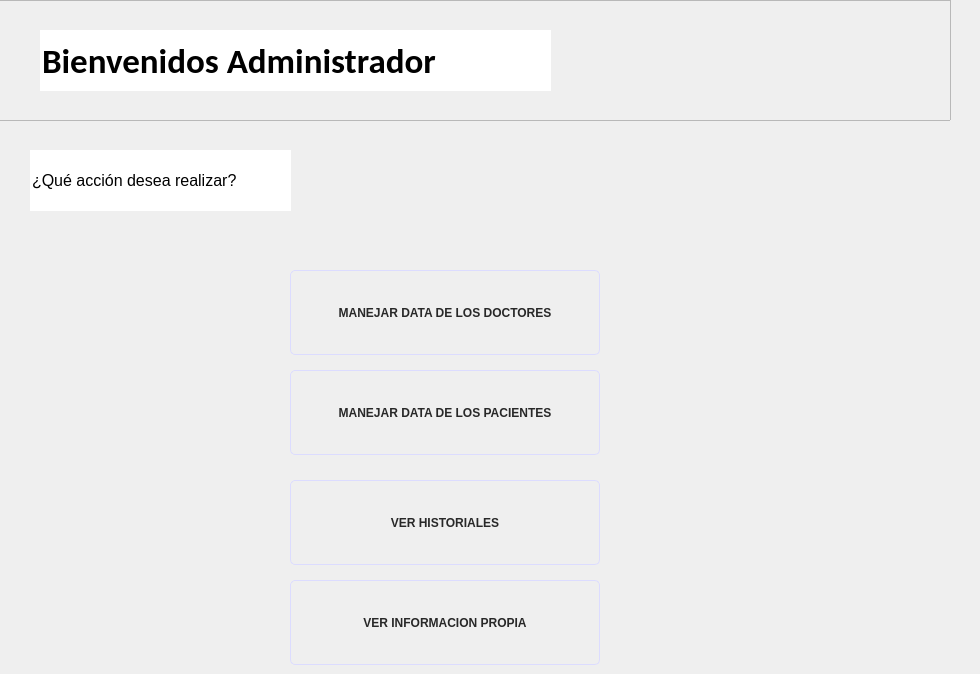
    <widget class="QWidget" name="tab">
     <attribute name="title">
      <string>Tab 1</string>
     </attribute>
     <widget class="QFrame" name="frame_2">
      <property name="geometry">
       <rect>
        <x>-20</x>
        <y>0</y>
        <width>971</width>
        <height>121</height>
       </rect>
      </property>
      <property name="styleSheet">
       <string notr="true">background-image: url(Iconos/cielito.png)</string>
      </property>
      <property name="frameShape">
       <enum>QFrame::StyledPanel</enum>
      </property>
      <property name="frameShadow">
       <enum>QFrame::Raised</enum>
      </property>
      <widget class="QLineEdit" name="lineEdit_5">
       <property name="geometry">
        <rect>
         <x>60</x>
         <y>30</y>
         <width>511</width>
         <height>61</height>
        </rect>
       </property>
       <property name="font">
        <font>
         <family>Calibri</family>
         <pointsize>26</pointsize>
         <weight>75</weight>
         <bold>true</bold>
        </font>
       </property>
       <property name="styleSheet">
        <string notr="true">border: none; background-image: transparent</string>
       </property>
       <property name="text">
        <string>Bienvenidos Administrador</string>
       </property>
      </widget>
     </widget>
     <widget class="QLineEdit" name="lineEdit_9">
      <property name="geometry">
       <rect>
        <x>30</x>
        <y>150</y>
        <width>261</width>
        <height>61</height>
       </rect>
      </property>
      <property name="font">
       <font>
        <family>Arial</family>
        <pointsize>12</pointsize>
       </font>
      </property>
      <property name="styleSheet">
       <string notr="true">border: none</string>
      </property>
      <property name="text">
       <string>¿Qué acción desea realizar?</string>
      </property>
     </widget>
     <widget class="QPushButton" name="pushButton_7">
      <property name="enabled">
       <bool>true</bool>
      </property>
      <property name="geometry">
       <rect>
        <x>290</x>
        <y>270</y>
        <width>310</width>
        <height>85</height>
       </rect>
      </property>
      <property name="font">
       <font>
        <weight>87</weight>
        <bold>true</bold>
       </font>
      </property>
      <property name="cursor">
       <cursorShape>PointingHandCursor</cursorShape>
      </property>
      <property name="styleSheet">
       <string notr="true">border: 1px solid rgb(220,220,255); border-radius: 5px; color: rgb(40, 40, 40); font-weight: 700</string>
      </property>
      <property name="text">
       <string>MANEJAR DATA DE LOS DOCTORES</string>
      </property>
      <property name="icon">
       <iconset>
        <normaloff>../iconos/iconohistorial.png</normaloff>../iconos/iconohistorial.png</iconset>
      </property>
      <property name="iconSize">
       <size>
        <width>55</width>
        <height>55</height>
       </size>
      </property>
      <property name="autoDefault">
       <bool>false</bool>
      </property>
     </widget>
     <widget class="QPushButton" name="pushButton_9">
      <property name="enabled">
       <bool>true</bool>
      </property>
      <property name="geometry">
       <rect>
        <x>290</x>
        <y>480</y>
        <width>310</width>
        <height>85</height>
       </rect>
      </property>
      <property name="font">
       <font>
        <weight>87</weight>
        <bold>true</bold>
       </font>
      </property>
      <property name="cursor">
       <cursorShape>PointingHandCursor</cursorShape>
      </property>
      <property name="styleSheet">
       <string notr="true">border: 1px solid rgb(220,220,255); border-radius: 5px; color: rgb(40, 40, 40); font-weight: 700</string>
      </property>
      <property name="text">
       <string>VER HISTORIALES</string>
      </property>
      <property name="icon">
       <iconset>
        <normaloff>../iconos/verinformaciondoctor.png</normaloff>../iconos/verinformaciondoctor.png</iconset>
      </property>
      <property name="iconSize">
       <size>
        <width>55</width>
        <height>55</height>
       </size>
      </property>
      <property name="autoDefault">
       <bool>false</bool>
      </property>
     </widget>
     <widget class="QPushButton" name="pushButton_11">
      <property name="enabled">
       <bool>true</bool>
      </property>
      <property name="geometry">
       <rect>
        <x>290</x>
        <y>580</y>
        <width>310</width>
        <height>85</height>
       </rect>
      </property>
      <property name="font">
       <font>
        <weight>87</weight>
        <bold>true</bold>
       </font>
      </property>
      <property name="cursor">
       <cursorShape>PointingHandCursor</cursorShape>
      </property>
      <property name="styleSheet">
       <string notr="true">border: 1px solid rgb(220,220,255); border-radius: 5px; color: rgb(40, 40, 40); font-weight: 700</string>
      </property>
      <property name="text">
       <string>VER INFORMACION PROPIA</string>
      </property>
      <property name="icon">
       <iconset>
        <normaloff>../iconos/verinformacionpaciente.jpg</normaloff>../iconos/verinformacionpaciente.jpg</iconset>
      </property>
      <property name="iconSize">
       <size>
        <width>55</width>
        <height>55</height>
       </size>
      </property>
      <property name="autoDefault">
       <bool>false</bool>
      </property>
     </widget>
     <widget class="QPushButton" name="pushButton_8">
      <property name="enabled">
       <bool>true</bool>
      </property>
      <property name="geometry">
       <rect>
        <x>290</x>
        <y>370</y>
        <width>310</width>
        <height>85</height>
       </rect>
      </property>
      <property name="font">
       <font>
        <weight>87</weight>
        <bold>true</bold>
       </font>
      </property>
      <property name="cursor">
       <cursorShape>PointingHandCursor</cursorShape>
      </property>
      <property name="styleSheet">
       <string notr="true">border: 1px solid rgb(220,220,255); border-radius: 5px; color: rgb(40, 40, 40); font-weight: 700</string>
      </property>
      <property name="text">
       <string>MANEJAR DATA DE LOS PACIENTES</string>
      </property>
      <property name="icon">
       <iconset>
        <normaloff>../iconos/iconoverhistoriales.png</normaloff>../iconos/iconoverhistoriales.png</iconset>
      </property>
      <property name="iconSize">
       <size>
        <width>55</width>
        <height>55</height>
       </size>
      </property>
      <property name="autoDefault">
       <bool>false</bool>
      </property>
     </widget>
    </widget>
